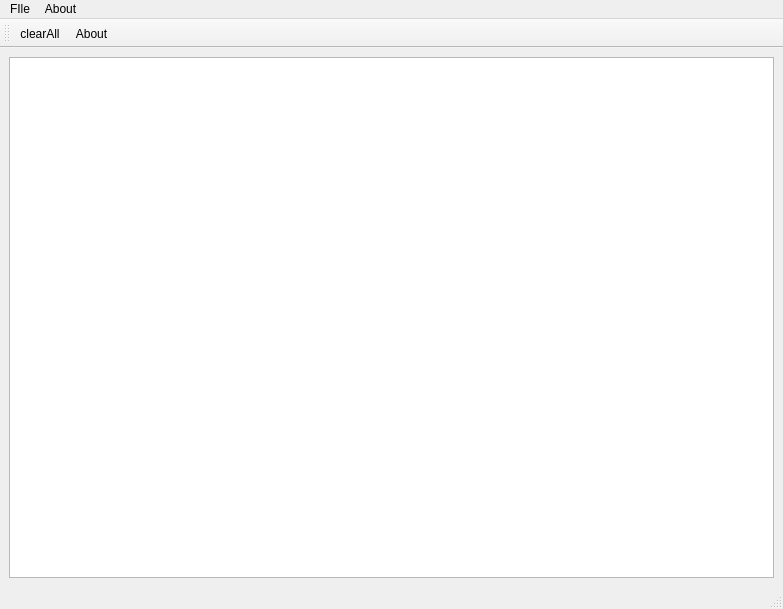
<?xml version="1.0" encoding="UTF-8"?>
<ui version="4.0">
 <class>AVSTextEditorMainWindow</class>
 <widget class="QMainWindow" name="AVSTextEditorMainWindow">
  <property name="geometry">
   <rect>
    <x>0</x>
    <y>0</y>
    <width>783</width>
    <height>609</height>
   </rect>
  </property>
  <property name="windowTitle">
   <string>MainWindow</string>
  </property>
  <widget class="QWidget" name="centralwidget">
   <layout class="QVBoxLayout" name="verticalLayout">
    <item>
     <widget class="QTextEdit" name="textEdit"/>
    </item>
   </layout>
  </widget>
  <widget class="QMenuBar" name="menubar">
   <property name="geometry">
    <rect>
     <x>0</x>
     <y>0</y>
     <width>783</width>
     <height>21</height>
    </rect>
   </property>
   <widget class="QMenu" name="menuFIle">
    <property name="title">
     <string>FIle</string>
    </property>
    <addaction name="actionOpen"/>
    <addaction name="separator"/>
    <addaction name="actionSave_as"/>
   </widget>
   <widget class="QMenu" name="menuAbout">
    <property name="title">
     <string>About</string>
    </property>
    <addaction name="actionInfo"/>
   </widget>
   <addaction name="menuFIle"/>
   <addaction name="menuAbout"/>
  </widget>
  <widget class="QStatusBar" name="statusbar"/>
  <widget class="QToolBar" name="toolBar">
   <property name="windowTitle">
    <string>toolBar</string>
   </property>
   <attribute name="toolBarArea">
    <enum>TopToolBarArea</enum>
   </attribute>
   <attribute name="toolBarBreak">
    <bool>false</bool>
   </attribute>
   <addaction name="actionclearAll"/>
   <addaction name="actionAbout"/>
  </widget>
  <action name="actionAbout">
   <property name="icon">
    <iconset resource="resources.qrc">
     <normaloff>:/Info.ico</normaloff>:/Info.ico</iconset>
   </property>
   <property name="text">
    <string>About</string>
   </property>
  </action>
  <action name="actionSave_as">
   <property name="icon">
    <iconset resource="resources.qrc">
     <normaloff>:/save.ico</normaloff>:/save.ico</iconset>
   </property>
   <property name="text">
    <string>Save as...</string>
   </property>
  </action>
  <action name="actionOpen">
   <property name="icon">
    <iconset resource="resources.qrc">
     <normaloff>:/open.ico</normaloff>:/open.ico</iconset>
   </property>
   <property name="text">
    <string>Open</string>
   </property>
  </action>
  <action name="actionInfo">
   <property name="icon">
    <iconset>
     <normaloff>Info.ico</normaloff>Info.ico</iconset>
   </property>
   <property name="text">
    <string>Info</string>
   </property>
  </action>
  <action name="actionclearAll">
   <property name="icon">
    <iconset resource="resources.qrc">
     <normaloff>:/clear.ico</normaloff>:/clear.ico</iconset>
   </property>
   <property name="text">
    <string>clearAll</string>
   </property>
  </action>
 </widget>
 <resources>
  <include location="resources.qrc"/>
 </resources>
 <connections/>
</ui>
